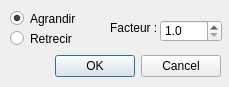
<?xml version="1.0" encoding="UTF-8"?>
<ui version="4.0">
 <class>DialogExpansion</class>
 <widget class="QDialog" name="DialogExpansion">
  <property name="geometry">
   <rect>
    <x>0</x>
    <y>0</y>
    <width>229</width>
    <height>87</height>
   </rect>
  </property>
  <property name="windowTitle">
   <string>Expansion/Extraction</string>
  </property>
  <widget class="QDialogButtonBox" name="buttonBox">
   <property name="geometry">
    <rect>
     <x>-120</x>
     <y>50</y>
     <width>341</width>
     <height>32</height>
    </rect>
   </property>
   <property name="orientation">
    <enum>Qt::Horizontal</enum>
   </property>
   <property name="standardButtons">
    <set>QDialogButtonBox::Cancel|QDialogButtonBox::Ok</set>
   </property>
  </widget>
  <widget class="QLabel" name="label">
   <property name="geometry">
    <rect>
     <x>110</x>
     <y>20</y>
     <width>51</width>
     <height>16</height>
    </rect>
   </property>
   <property name="text">
    <string>Facteur :</string>
   </property>
  </widget>
  <widget class="QDoubleSpinBox" name="factor">
   <property name="geometry">
    <rect>
     <x>160</x>
     <y>20</y>
     <width>62</width>
     <height>22</height>
    </rect>
   </property>
   <property name="decimals">
    <number>1</number>
   </property>
   <property name="minimum">
    <double>1.000000000000000</double>
   </property>
   <property name="maximum">
    <double>5.000000000000000</double>
   </property>
   <property name="singleStep">
    <double>0.100000000000000</double>
   </property>
  </widget>
  <widget class="QRadioButton" name="radioAgrandir">
   <property name="geometry">
    <rect>
     <x>10</x>
     <y>10</y>
     <width>82</width>
     <height>17</height>
    </rect>
   </property>
   <property name="text">
    <string>Agrandir</string>
   </property>
   <property name="checked">
    <bool>true</bool>
   </property>
   <attribute name="buttonGroup">
    <string notr="true">buttonGroup</string>
   </attribute>
  </widget>
  <widget class="QRadioButton" name="radioRetrecir">
   <property name="geometry">
    <rect>
     <x>10</x>
     <y>30</y>
     <width>82</width>
     <height>17</height>
    </rect>
   </property>
   <property name="text">
    <string>Retrecir</string>
   </property>
   <attribute name="buttonGroup">
    <string notr="true">buttonGroup</string>
   </attribute>
  </widget>
 </widget>
 <resources/>
 <connections>
  <connection>
   <sender>buttonBox</sender>
   <signal>accepted()</signal>
   <receiver>DialogExpansion</receiver>
   <slot>accept()</slot>
   <hints>
    <hint type="sourcelabel">
     <x>248</x>
     <y>254</y>
    </hint>
    <hint type="destinationlabel">
     <x>157</x>
     <y>274</y>
    </hint>
   </hints>
  </connection>
  <connection>
   <sender>buttonBox</sender>
   <signal>rejected()</signal>
   <receiver>DialogExpansion</receiver>
   <slot>reject()</slot>
   <hints>
    <hint type="sourcelabel">
     <x>316</x>
     <y>260</y>
    </hint>
    <hint type="destinationlabel">
     <x>286</x>
     <y>274</y>
    </hint>
   </hints>
  </connection>
 </connections>
 <buttongroups>
  <buttongroup name="buttonGroup"/>
 </buttongroups>
</ui>
